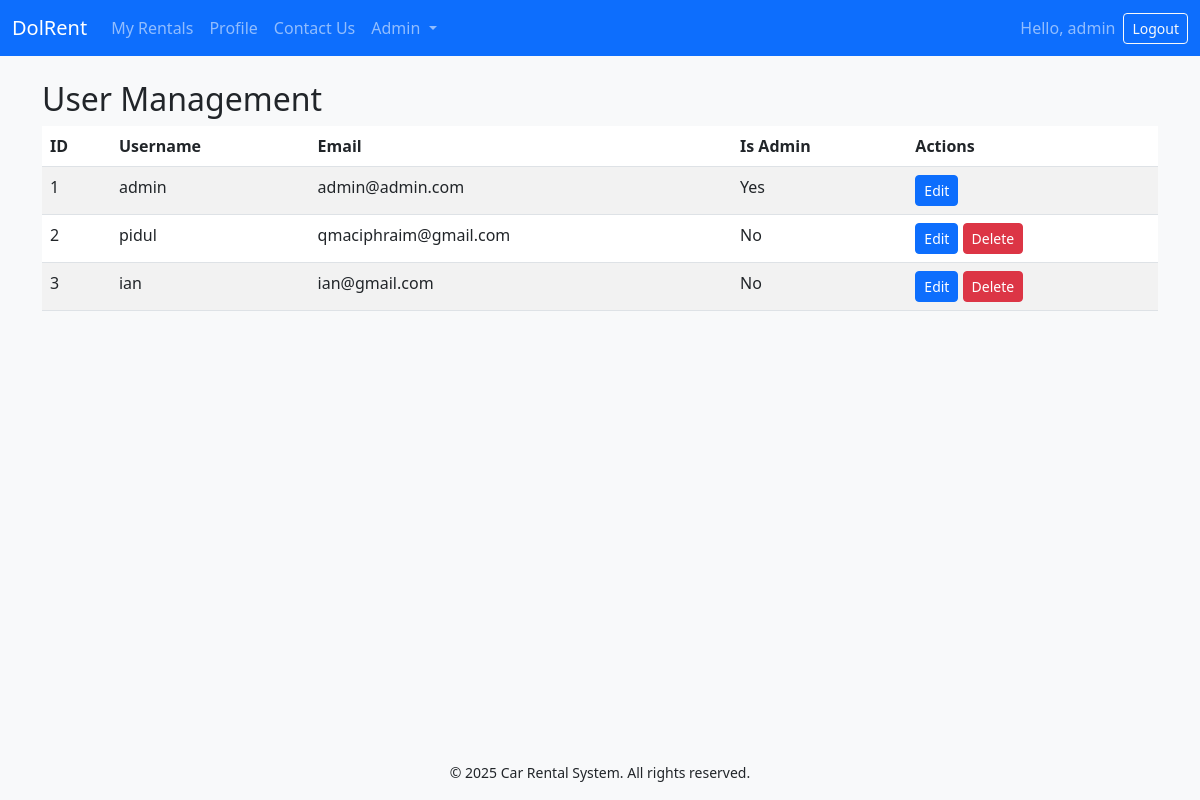
The app's page /admin/users (signed in) with its own data.
### app.py (models this page shows, shortened)
class User(UserMixin, db.Model):
    id = db.Column(db.Integer, primary_key=True)
    username = db.Column(db.String(80), unique=True, nullable=False)
    email = db.Column(db.String(120), unique=True, nullable=False)
    password_hash = db.Column(db.String(128), nullable=False)
    is_admin = db.Column(db.Boolean, default=False)
    profile_image = db.Column(db.String(255), nullable=True)
    rentals = db.relationship('Booking', backref='renter', lazy=True)
    messages = db.relationship('ContactMessage', backref='sender', lazy=True)

### app.py (the view)
@app.route('/admin/users')
@login_required
@admin_required
def admin_users():
    users = User.query.all()
    return render_template('admin_users.html', users=users)

### app.py (called while the page is built)
@login_manager.user_loader
def load_user(user_id):
    return User.query.get(int(user_id))

def is_admin():
    return current_user.is_authenticated and current_user.is_admin

def admin_required(func):
    from functools import wraps
    @wraps(func)
    def decorated_view(*args, **kwargs):
        if not is_admin():
            abort(403)
        return func(*args, **kwargs)
    return decorated_view

### templates/admin_users.html (shortened to what this page needs)
{% extends 'base.html' %}
{% block content %}
<h2>User Management</h2>
<table class="table table-striped">
  <thead>
    <tr>
      <th>ID</th>
      <th>Username</th>
      <th>Email</th>
      <th>Is Admin</th>
      <th>Actions</th>
    </tr>
  </thead>
  <tbody>
    {% for user in users %}
    <tr>
      <td>{{ user.id }}</td>
      <td>{{ user.username }}</td>
      <td>{{ user.email }}</td>
      <td>{{ 'Yes' if user.is_admin else 'No' }}</td>
      <td>
        <a href="{{ url_for('admin_users_edit', user_id=user.id) }}" class="btn btn-sm btn-primary">Edit</a>
        {% if user.id != current_user.id %}
        <form action="{{ url_for('admin_users_delete', user_id=user.id) }}" method="POST" style="display:inline;" onsubmit="return confirm('Delete user?');">
          <button type="submit" class="btn btn-sm btn-danger">Delete</button>
        </form>
        {% endif %}
      </td>
    </tr>
    {% endfor %}
  </tbody>
</table>
{% endblock %}

### templates/base.html (shortened to what this page needs)
<!DOCTYPE html>
<html lang="en">
<head>
    <link href="https://cdn.jsdelivr.net/npm/bootstrap@5.3.0/dist/css/bootstrap.min.css" rel="stylesheet" />
    <link rel="stylesheet" href="{{ url_for('static', filename='css/style.css') }}" />
</head>
<body>
<nav class="navbar navbar-expand-lg navbar-dark bg-primary">
  <div class="container-fluid">
    <a class="navbar-brand" href="{{ url_for('home') }}">DolRent</a>
    <div class="collapse navbar-collapse" id="navbarNav">
      <ul class="navbar-nav me-auto">
      {% if current_user.is_authenticated %}
        <li class="nav-item">
          <a class="nav-link" href="{{ url_for('my_rentals') }}">My Rentals</a>
        </li>
        <li class="nav-item">
          <a class="nav-link" href="{{ url_for('profile') }}">Profile</a>
        </li>
        <li class="nav-item">
          <a class="nav-link" href="{{ url_for('contact') }}">Contact Us</a>
        </li>
        {% if current_user.is_admin %}
        <li class="nav-item dropdown">
          <a class="nav-link dropdown-toggle" href="#" id="adminDropdown"
             role="button" data-bs-toggle="dropdown" aria-expanded="false">
             Admin
          </a>
        </li>
        {% endif %}
      {% else %}
        <li class="nav-item"><a class="nav-link" href="{{ url_for('login') }}">Login</a></li>
        <li class="nav-item"><a class="nav-link" href="{{ url_for('register') }}">Register</a></li>
        <li class="nav-item"><a class="nav-link" href="{{ url_for('contact') }}">Contact Us</a></li>
      {% endif %}
      </ul>
      {% if current_user.is_authenticated %}
      <span class="navbar-text me-2">Hello, {{ current_user.username }}</span>
      <a class="btn btn-outline-light btn-sm" href="{{ url_for('logout') }}">Logout</a>
      {% endif %}
    </div>
  </div>
</nav>
<div class="container mt-4">
  {% block content %}{% endblock %}
</div>
<footer class="bg-light py-3 mt-5 text-center">
  <div class="container">
    <small>© 2025 Car Rental System. All rights reserved.</small>
  </div>
</footer>
</body>
</html>

### static/css/style.css (style rules this page uses)
body { padding-bottom: 60px; background-color: #f8f9fa; }
footer { position: fixed; bottom: 0; width: 100%; }

### records on screen
User: username "admin", id "1", email "admin@admin.com", is_admin "Yes"
User: id "2", username "pidul", email "qmaciphraim@gmail.com", is_admin "No"
User: id "3", username "ian", email "ian@gmail.com", is_admin "No"
